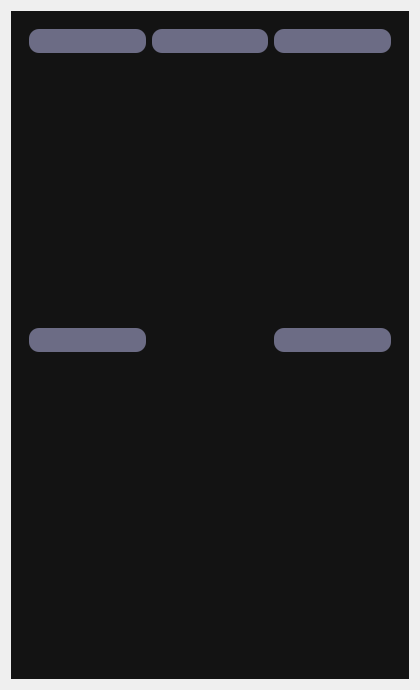
<?xml version="1.0" encoding="UTF-8"?>
<ui version="4.0">
 <class>HVAC</class>
 <widget class="QWidget" name="HVAC">
  <property name="geometry">
   <rect>
    <x>0</x>
    <y>0</y>
    <width>420</width>
    <height>690</height>
   </rect>
  </property>
  <property name="windowTitle">
   <string>Form</string>
  </property>
  <property name="styleSheet">
   <string notr="true">*{
	border: none;
	background-color: transparent;
	background: none; 
	padding: 0;
	margin: 0;
	color: #fff;
}

#scrollAreaWidgetContents{
	background-color: #131313 ; /* black */
}

#centralwidget{
	background-color: #131313 ; /* black */
}

#centralwidget QPushButton{
	background-color: #6C6C85 ; /* pastel purple */
	padding: 5px 10px;
	border-radius: 10px;
}

#centralwidget QPushButton:pressed {
    background-color: #4BD7D6 ; /* light blue */
}

#centralwidget QSlider::groove:horizontal {
    border: 1px solid #6C6C85 ; /* pastel purple */
    height: 15px;
    border-radius: 8px;
}

#centralwidget  QSlider::sub-page:horizontal {
    background-color: #4BD7D6 ; /* light blue */
    height: 15px;
    border-radius: 5px;
}

#centralwidget QSlider::handle:horizontal {
    background: qlineargradient(x1:0, y1:0, x2:1, y2:1,
        stop:0 #eee, stop:1 #ccc);
    border: 1px solid #777;
    width: 20px;
    margin-top: -2px;
    margin-bottom: -2px;
    border-radius: 8px;
}

QSlider::sub-page:vertical {
    background-color: #131313 ; /* black */
    height: 20px;
    width: 28px;
    margin: 2px;
	border: 1px solid #6C6C85 ; /* pastel purple */
    border-radius: 8px;
}

QSlider::groove:vertical {
    border-radius: 8px;
    width: 28px;
    margin: 2px;
	border: 1px solid #6C6C85 ; /* pastel purple */
	background-color: #4BD7D6 ; /* light blue */ 
}
QSlider::groove:vertical:hover {
	background-color: rgb(55, 62, 76);
}
QSlider::handle:vertical {
    background-color: #d5d5d5;
    height: 15px;
    width: 20px;
	border-radius: 5px;
}
QSlider::handle:vertical:hover {
    background-color: #6C6C85 ; /* pastel purple */
}
QSlider::handle:vertical:pressed {
    background-color: #4BD7D6 ; /* light blue */ 
}


QScrollBar:horizontal {
        min-width: 240px;
        height: 13px;
    }

    QScrollBar:vertical {
        min-height: 240px;
        width: 13px;
    }

    QScrollBar::groove {
        background: 2A2827; /* dark grey */
        border-radius: 5px;
    }

    QScrollBar::handle {
        background: #4BD7D6 ; /* light blue */
        border-radius: 5px;
    }

    QScrollBar::handle:horizontal {
        width: 25px;
    }

    QScrollBar::handle:vertical {
        height: 25px; scrollAreaWidgetContents 
    }

#leftControls{
	background: #041F2B ; /* dark blue */
	border-radius: 10px;
}

#rightControls{
	background: #041F2B ; /* dark blue */
	border-radius: 10px;
}


/*============================================*/

QListWidget {
    min-height: 150px;
    max-height: 150px;
    background-color: #131313 ; /* black */
    border: 1px solid #6C6C85 ; /* pastel purple */
    border-radius: 8px;
}

QListWidget::item {
    height: 50px;
    width: 50px;
    border-radius:  8px;
	text-align: center;
}

QListWidget::item:selected {
    background-color: #4BD7D6 ; /* light blue */
    border-radius: 8px;
}

QListWidget::item:selected:!active {
    border-width: 0px;
}

QListWidget::item:selected:active {
    background-color: #4BD7D6 ; /* light blue */
}

QListWidget::item:selected:!focus {
	color: black;
    border-width: 0px;
}

QListWidget::item:focus {
    background-color: #6C6C85 ; /* pastel purple */
}

QListWidget::item:hover {
    background-color: #6C6C85 ; /* pastel purple */
}

</string>
  </property>
  <layout class="QVBoxLayout" name="verticalLayout">
   <item>
    <widget class="QFrame" name="centralwidget">
     <property name="frameShape">
      <enum>QFrame::NoFrame</enum>
     </property>
     <layout class="QGridLayout" name="gridLayout_4">
      <item row="1" column="0">
       <widget class="QFrame" name="frame_2">
        <property name="frameShape">
         <enum>QFrame::NoFrame</enum>
        </property>
        <layout class="QGridLayout" name="gridLayout">
         <item row="2" column="1">
          <widget class="QPushButton" name="Key_2">
           <property name="text">
            <string/>
           </property>
           <property name="icon">
            <iconset>
             <normaloff>:/Keypad_Images/keypad_icons/f2-unpressed.png</normaloff>:/Keypad_Images/keypad_icons/f2-unpressed.png</iconset>
           </property>
           <property name="iconSize">
            <size>
             <width>100</width>
             <height>100</height>
            </size>
           </property>
          </widget>
         </item>
         <item row="2" column="2">
          <widget class="QPushButton" name="Key_3">
           <property name="text">
            <string/>
           </property>
           <property name="icon">
            <iconset>
             <normaloff>:/Keypad_Images/keypad_icons/f3-unpressed.png</normaloff>:/Keypad_Images/keypad_icons/f3-unpressed.png</iconset>
           </property>
           <property name="iconSize">
            <size>
             <width>100</width>
             <height>100</height>
            </size>
           </property>
          </widget>
         </item>
         <item row="2" column="0">
          <widget class="QPushButton" name="Key_1">
           <property name="text">
            <string/>
           </property>
           <property name="icon">
            <iconset>
             <normaloff>:/Keypad_Images/keypad_icons/f1-unpressed.png</normaloff>:/Keypad_Images/keypad_icons/f1-unpressed.png</iconset>
           </property>
           <property name="iconSize">
            <size>
             <width>100</width>
             <height>100</height>
            </size>
           </property>
          </widget>
         </item>
         <item row="4" column="2">
          <widget class="QPushButton" name="Key_5">
           <property name="text">
            <string/>
           </property>
           <property name="icon">
            <iconset>
             <normaloff>:/Keypad_Images/keypad_icons/f5-unpressed.png</normaloff>:/Keypad_Images/keypad_icons/f5-unpressed.png</iconset>
           </property>
           <property name="iconSize">
            <size>
             <width>100</width>
             <height>100</height>
            </size>
           </property>
          </widget>
         </item>
         <item row="4" column="0">
          <widget class="QPushButton" name="Key_4">
           <property name="text">
            <string/>
           </property>
           <property name="icon">
            <iconset>
             <normaloff>:/Keypad_Images/keypad_icons/f4-unpressed.png</normaloff>:/Keypad_Images/keypad_icons/f4-unpressed.png</iconset>
           </property>
           <property name="iconSize">
            <size>
             <width>100</width>
             <height>100</height>
            </size>
           </property>
          </widget>
         </item>
         <item row="4" column="1">
          <spacer name="horizontalSpacer">
           <property name="sizeHint" stdset="0">
            <size>
             <width>40</width>
             <height>20</height>
            </size>
           </property>
          </spacer>
         </item>
        </layout>
       </widget>
      </item>
      <item row="2" column="0">
       <spacer name="verticalSpacer">
        <property name="sizeType">
         <enum>QSizePolicy::Fixed</enum>
        </property>
        <property name="sizeHint" stdset="0">
         <size>
          <width>20</width>
          <height>40</height>
         </size>
        </property>
       </spacer>
      </item>
     </layout>
    </widget>
   </item>
  </layout>
 </widget>
 <resources>
  <include location="../assets/res.qrc"/>
 </resources>
 <connections/>
</ui>
